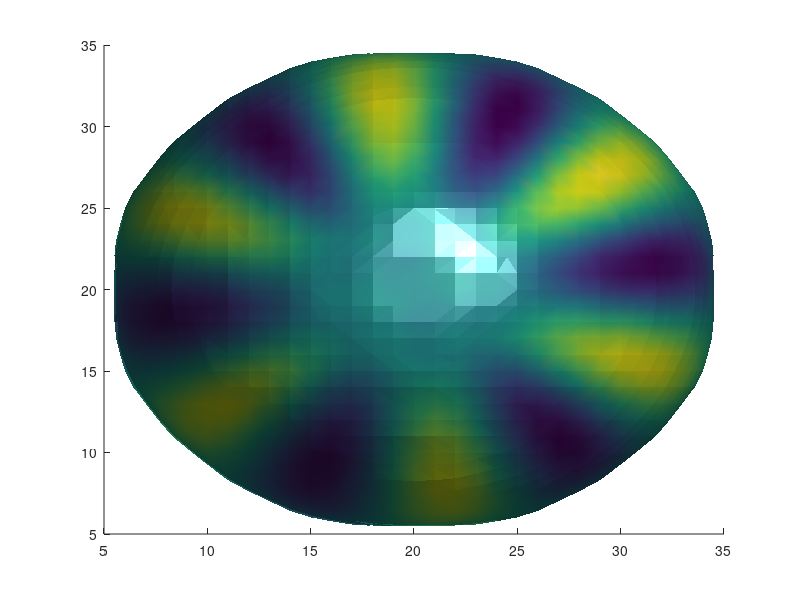

Source code (MATLAB): (Note: this script raises an error after producing the figure.)
Nx = 40;
Ny = 40;
Nz = 70;
fi = ones(Nx,Ny,Nz);
r = zeros(Nx,Ny,Nz);
u = zeros(Nx,Ny,Nz);

    for i=1:Nx
        for j=1:Ny
            for k=1:Nz
                r(i,j,k)=sqrt((i-Nx/2)^2+(j-Ny/2)^2+(k)^2);
                if r(i,j,k)>=15
                    fi(i,j,k)=-1;
                end
            end
   
        end
    end
    
    %Rompimiento de simetria
    R = 9;
    N = 6;
    [X,Y,Z]=meshgrid(1:Nx,1:Ny,1:Nz);
        teta=atan2((Y-Ny/2),(X-Nx/2));
        rad=sqrt((X-Nx/2+.5).^2+(Y-Ny/2+.5).^2);
        %u=1.5*exp(-((X-Nx/2-.5).^2+(Y-Ny/2-.5).^2+(Z-R+2).^2)/100);
        %u=2.5*rad.*(cos(teta*N)+sin(teta*N)).*(Z/Nz)/max(max(max(rad)))+(exp(-((-X+Nx/2-.5).^2+(-Y+Ny/2-.5).^2+(-Z+R+14).^2)/80));
         u=-2.5*rad.*(cos(teta*N)+sin(teta*N)).*(Z/Nz)/max(max(max(rad)))+(exp(-((X-Nx/2).^2+(Y-Ny/2).^2+(Z-R+14).^2)/50));
        %u=2.5*rand(Nx,Ny,Nz);
    
    [~,R1]=min(abs(fi(Nx/2,Ny/2,:)));
    
%     teta = zeros(Nx,Ny,Nz);
%     rad = zeros(Nx,Ny,Nz);
    
%     for i=1:Nx
%         for j=1:Ny
%             for k=1:Nz
%                 teta(i,j,k)
%                 u(i,j,k)=1.5*exp(-((i-Nx/3-5)^2+(j-Ny/3-5)^2+(k-13)^2)/20);%primera prueba
%             end
%         end
%     end
    
    u(fi<=-.99)=0;
figure(2)
    cdata = smooth3((u-min(min(min(u))))./(max(max(max(u)))-min(min(min(u)))),'box',5);
    fi = smooth3(fi,'box',5);
    p4=patch(isosurface(fi,0));
    isonormals(fi,p4);
    isocolors(cdata,p4);
    set(p4,'FaceColor','interp','EdgeColor','none'),
    camlight, lighting phong
    axis equal, view(-14,40), axis off
    %axis([14 Nx-14 14 Ny-14 1 Nz/2-20]),
    axis([1 Nx 1 Ny 1 Nz])
    colormap jet
    colorbar
